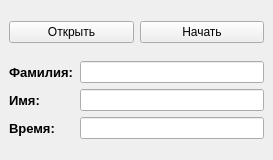
<?xml version="1.0" encoding="UTF-8"?>
<ui version="4.0">
 <class>MainWindow</class>
 <widget class="QMainWindow" name="MainWindow">
  <property name="geometry">
   <rect>
    <x>0</x>
    <y>0</y>
    <width>273</width>
    <height>160</height>
   </rect>
  </property>
  <property name="windowTitle">
   <string>MainWindow</string>
  </property>
  <widget class="QWidget" name="centralwidget">
   <layout class="QGridLayout" name="gridLayout_3">
    <item row="0" column="0">
     <layout class="QGridLayout" name="gridLayout">
      <item row="0" column="0">
       <widget class="QPushButton" name="openTestButton">
        <property name="sizePolicy">
         <sizepolicy hsizetype="Minimum" vsizetype="Fixed">
          <horstretch>0</horstretch>
          <verstretch>0</verstretch>
         </sizepolicy>
        </property>
        <property name="text">
         <string>Открыть</string>
        </property>
       </widget>
      </item>
      <item row="0" column="1">
       <widget class="QPushButton" name="startTestButton">
        <property name="sizePolicy">
         <sizepolicy hsizetype="Minimum" vsizetype="Fixed">
          <horstretch>0</horstretch>
          <verstretch>0</verstretch>
         </sizepolicy>
        </property>
        <property name="text">
         <string>Начать</string>
        </property>
       </widget>
      </item>
     </layout>
    </item>
    <item row="1" column="0">
     <layout class="QGridLayout" name="gridLayout_2">
      <item row="3" column="1">
       <widget class="QLineEdit" name="time_lineEdit">
        <property name="readOnly">
         <bool>true</bool>
        </property>
       </widget>
      </item>
      <item row="3" column="0">
       <widget class="QLabel" name="time_label">
        <property name="font">
         <font>
          <pointsize>10</pointsize>
          <italic>false</italic>
          <bold>true</bold>
          <underline>false</underline>
         </font>
        </property>
        <property name="styleSheet">
         <string notr="true">font: 700 10pt &quot;Segoe UI&quot;;</string>
        </property>
        <property name="text">
         <string>Время:</string>
        </property>
       </widget>
      </item>
      <item row="1" column="1">
       <widget class="QLineEdit" name="surname_lineEdit">
        <property name="maxLength">
         <number>100</number>
        </property>
       </widget>
      </item>
      <item row="1" column="0">
       <widget class="QLabel" name="surname_label">
        <property name="font">
         <font>
          <pointsize>10</pointsize>
          <italic>false</italic>
          <bold>true</bold>
          <underline>false</underline>
         </font>
        </property>
        <property name="styleSheet">
         <string notr="true">font: 700 10pt &quot;Segoe UI&quot;;</string>
        </property>
        <property name="text">
         <string>Фамилия:</string>
        </property>
       </widget>
      </item>
      <item row="2" column="0">
       <widget class="QLabel" name="name_label">
        <property name="font">
         <font>
          <pointsize>10</pointsize>
          <italic>false</italic>
          <bold>true</bold>
          <underline>false</underline>
         </font>
        </property>
        <property name="styleSheet">
         <string notr="true">font: 700 10pt &quot;Segoe UI&quot;;</string>
        </property>
        <property name="text">
         <string>Имя:</string>
        </property>
       </widget>
      </item>
      <item row="2" column="1">
       <widget class="QLineEdit" name="name_lineEdit">
        <property name="maxLength">
         <number>100</number>
        </property>
       </widget>
      </item>
     </layout>
    </item>
   </layout>
  </widget>
  <action name="CreateTest">
   <property name="text">
    <string>Создать</string>
   </property>
  </action>
  <action name="OpenTest">
   <property name="text">
    <string>Открыть</string>
   </property>
  </action>
  <action name="SaveTest">
   <property name="text">
    <string>Сохранить</string>
   </property>
  </action>
  <action name="SaveAsTest">
   <property name="text">
    <string>Сохранить как...</string>
   </property>
  </action>
  <action name="RemoveTest">
   <property name="text">
    <string>Удалить</string>
   </property>
  </action>
 </widget>
 <resources/>
 <connections/>
</ui>
